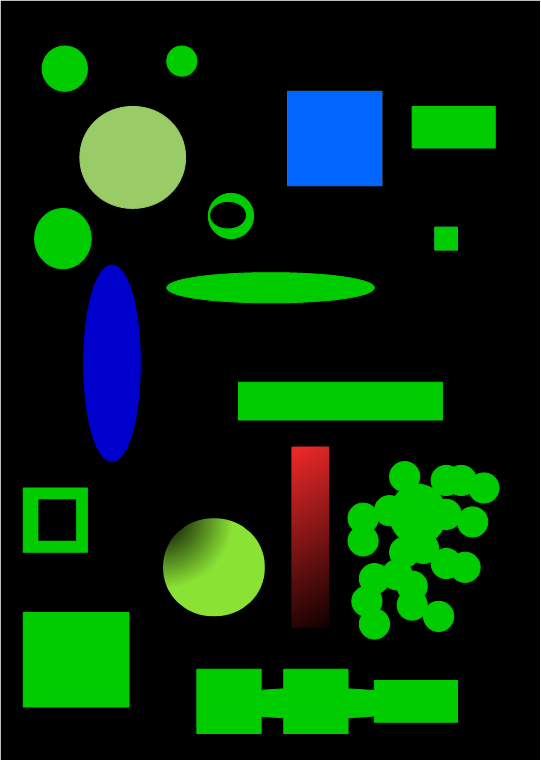
#> input picture assets/images/blobs.jpg, 541 x 760 px
$ jupyter execute '14. Counting Circles & Finding Waldo.ipynb'
#> lines starting #> are read from the running program, lines starting #| are printed output that depends on the picture; after the words box and inside, x2 and y2 are one past the last pixel; in counts of white or black regions, pixels touching at a corner belong together
# **Counting Circles, Ellipses and Finding Waldo**

## **Objectives:**
1. Mini Project on Counting Circular Blobs
2. Mini Project on using Template Matching to find Waldo

> **Assets note.** The original asset pack for this course was never committed to this repo (no `images/`, `videos/`, or `haarcascades/`, in any past commit). This fork ships a real, working replacement set — sourced from OpenCV's own official sample data where a good match existed, generated procedurally where it didn't (see `scripts/generate_assets.py`) — under `assets/images/`, `assets/videos/`, and `assets/haarcascades/`, plus small, called-out fixes wherever a swap needed one. Nothing else was removed. See the README for the full source list. No download step needed — just run the cells top to bottom.

[cell 1]
import cv2
import numpy as np
from matplotlib import pyplot as plt

# Define our imshow function
def imshow(title = "Image", image = None, size = 12):
    w, h = image.shape[0], image.shape[1]
    aspect_ratio = w/h
    plt.figure(figsize=(size * aspect_ratio,size))
    plt.imshow(cv2.cvtColor(image, cv2.COLOR_BGR2RGB))
    plt.title(title)
    plt.show()

[cell 2]
import cv2
import numpy as np
from matplotlib import pyplot as plt

# Load image
image = cv2.imread("assets/images/blobs.jpg", 0)
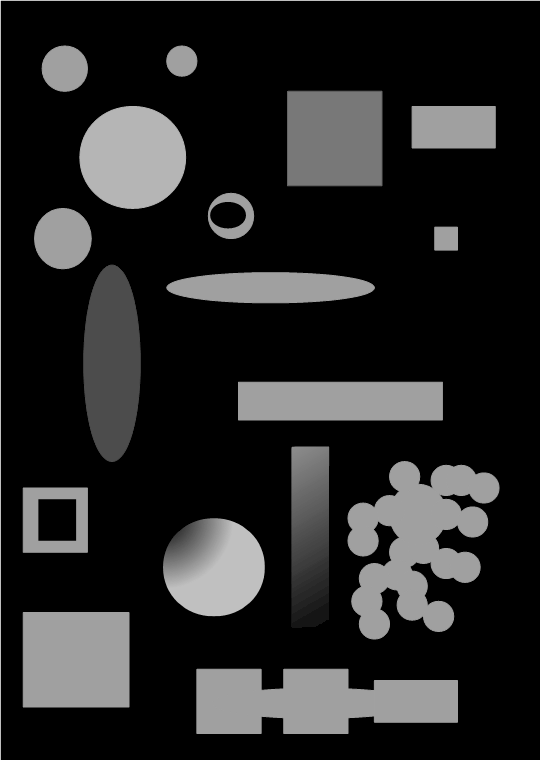
#> image: shape (760, 541); min 0, max 255, mean 38.9
imshow('Original Image',image)

# Intialize the detector using the default parameters
detector = cv2.SimpleBlobDetector_create()

# Detect blobs
keypoints = detector.detect(image)
#> keypoints = 2 keypoints; (x, y, size): (56, 520, 46.1), (230, 215, 32.3)

# Draw blobs on our image as red circles
blank = np.zeros((1,1))
blobs = cv2.drawKeypoints(image, keypoints, blank, (0,0,255),
                                      cv2.DRAW_MATCHES_FLAGS_DRAW_RICH_KEYPOINTS)

number_of_blobs = len(keypoints)
#> number_of_blobs = 2
text = "Total Number of Blobs: " + str(len(keypoints))
#> text = 'Total Number of Blobs: 2'
cv2.putText(blobs, text, (20, 550), cv2.FONT_HERSHEY_SIMPLEX, 1, (100, 0, 255), 2)

# Display image with blob keypoints
imshow("Blobs using default parameters", blobs)

# Set our filtering parameters
# Initialize parameter settiing using cv2.SimpleBlobDetector
params = cv2.SimpleBlobDetector_Params()

# Set Area filtering parameters
params.filterByArea = True
params.minArea = 100

# Set Circularity filtering parameters
params.filterByCircularity = True
params.minCircularity = 0.9

# Set Convexity filtering parameters
params.filterByConvexity = False
params.minConvexity = 0.2

# Set inertia filtering parameters
params.filterByInertia = True
params.minInertiaRatio = 0.01

# Create a detector with the parameters
detector = cv2.SimpleBlobDetector_create(params)

# Detect blobs
keypoints = detector.detect(image)
#> keypoints = 1 keypoints; (x, y, size): (230, 215, 45.4)

# Draw blobs on our image as red circles
blank = np.zeros((1,1))
blobs = cv2.drawKeypoints(image, keypoints, blank, (0,255,0),
                                      cv2.DRAW_MATCHES_FLAGS_DRAW_RICH_KEYPOINTS)

number_of_blobs = len(keypoints)
#> number_of_blobs = 1
text = "Number of Circular Blobs: " + str(len(keypoints))
#> text = 'Number of Circular Blobs: 1'
cv2.putText(blobs, text, (20, 550), cv2.FONT_HERSHEY_SIMPLEX, 1, (0, 100, 255), 2)
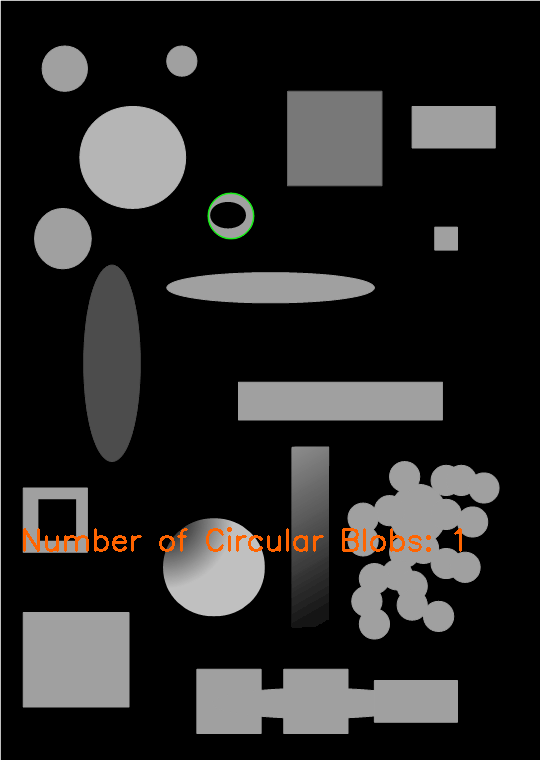
#> blobs: shape (760, 541, 3); mean of channels 0, 1, 2 38.3, 39, 40; drawn as B, G, R

# Show blobs
imshow("Filtering Circular Blobs Only", blobs)

## Finding Waldo

[cell 3]
template = cv2.imread('./assets/images/waldo.jpg')
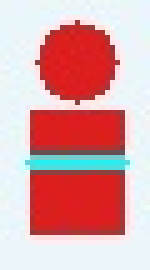
#> input picture assets/images/waldo.jpg, 30 x 54 px (shown 5 times larger)
#> template is the input picture: shape (54, 30, 3); mean B, G, R 166.8, 164.4, 218.8
imshow('Template', template)

[cell 4]
# Load input image and convert to grayscale
image = cv2.imread('./assets/images/WaldoBeach.jpg')
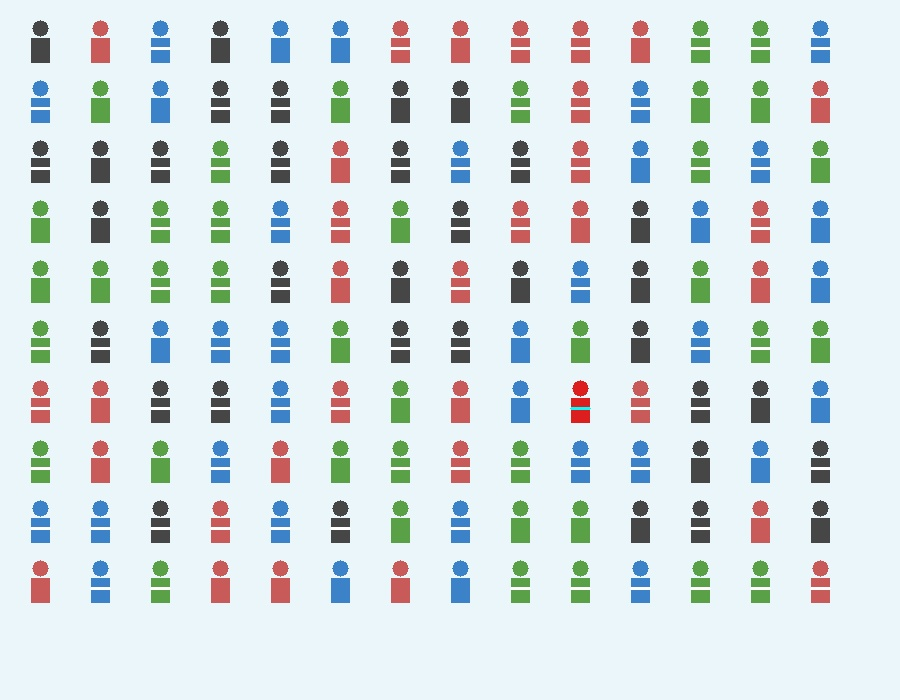
#> input picture assets/images/WaldoBeach.jpg, 900 x 700 px
#> image is the input picture: shape (700, 900, 3); mean B, G, R 229.4, 227.2, 216.2
imshow('Where is Waldo?', image)

gray = cv2.cvtColor(image, cv2.COLOR_BGR2GRAY)
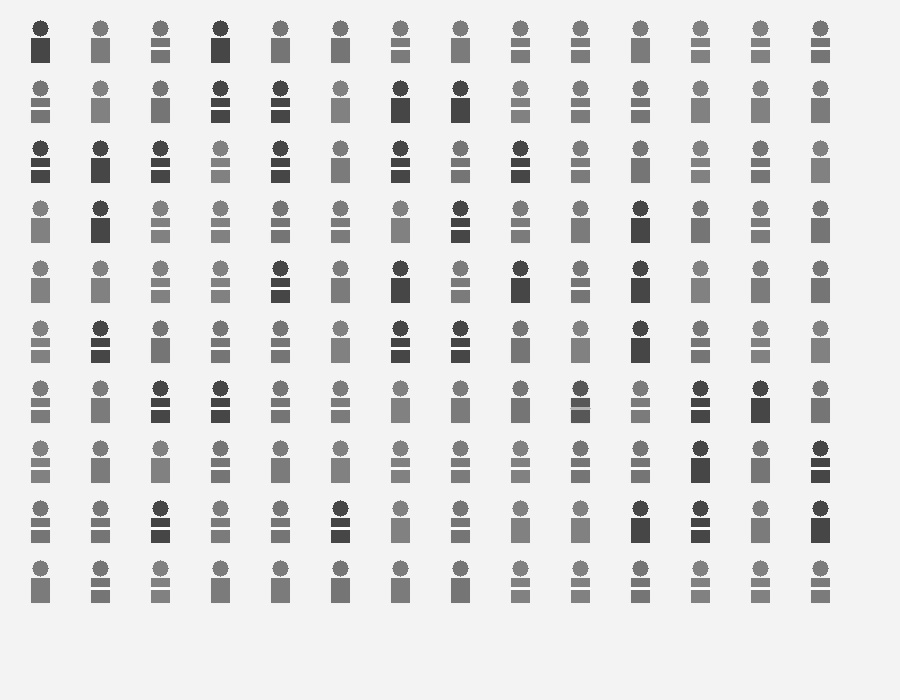
#> gray: shape (700, 900); min 63, max 255, mean 224.1

# Load Template image
template = cv2.imread('./assets/images/waldo.jpg',0)
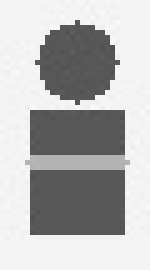
#> template: shape (54, 30) (shown 5 times larger); min 81, max 250, mean 181.5

result = cv2.matchTemplate(gray, template, cv2.TM_CCOEFF)
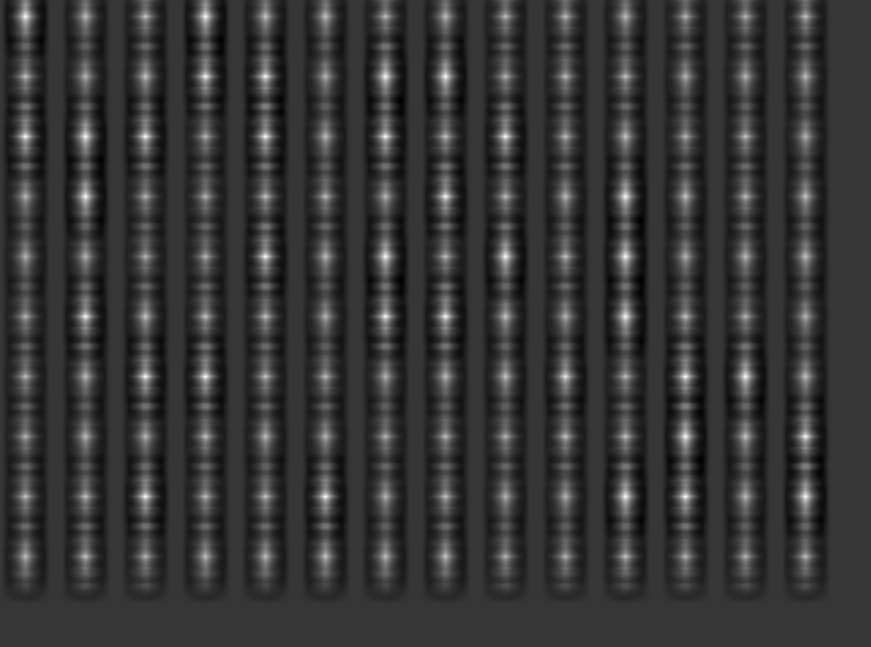
#> result: shape (647, 871) float32; min -2740693.5, max 10082718, mean 4088.6; drawn with min black and max white
min_val, max_val, min_loc, max_loc = cv2.minMaxLoc(result)
#> min_val = -2740693.5; max_val = 10082718; min_loc = (641, 281); max_loc = (625, 196)

#Create Bounding Box
top_left = max_loc
#> top_left = (625, 196)
bottom_right = (top_left[0] + 50, top_left[1] + 50)
#> bottom_right = (675, 246)
cv2.rectangle(image, top_left, bottom_right, (0,0,255), 5)
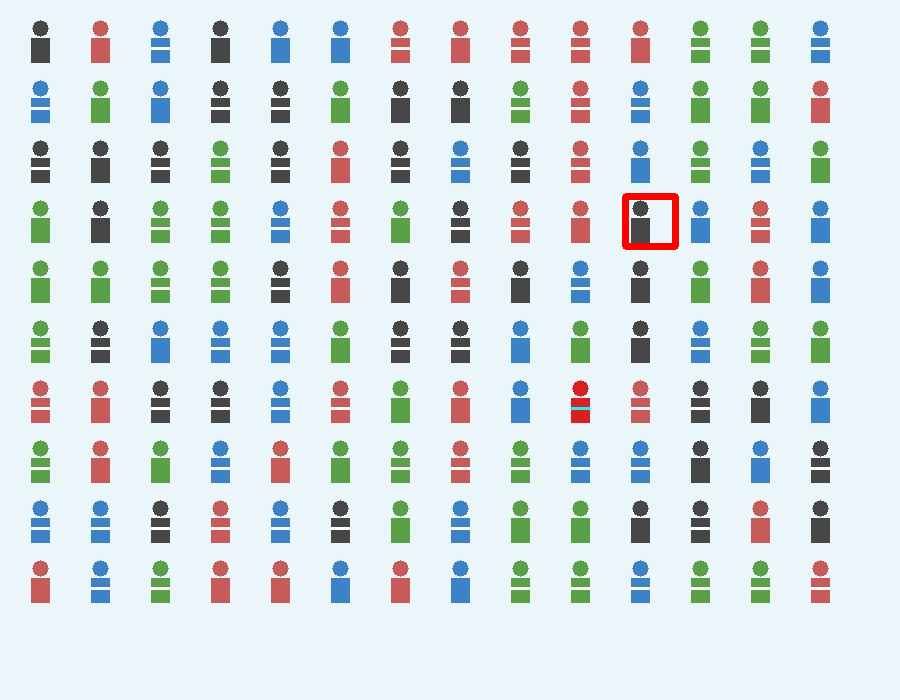
#> image: shape (700, 900, 3); 0.22% of pixels changed, all inside (x1, y1, x2, y2) = (622, 193, 679, 250)

imshow('Where is Waldo?', image)
